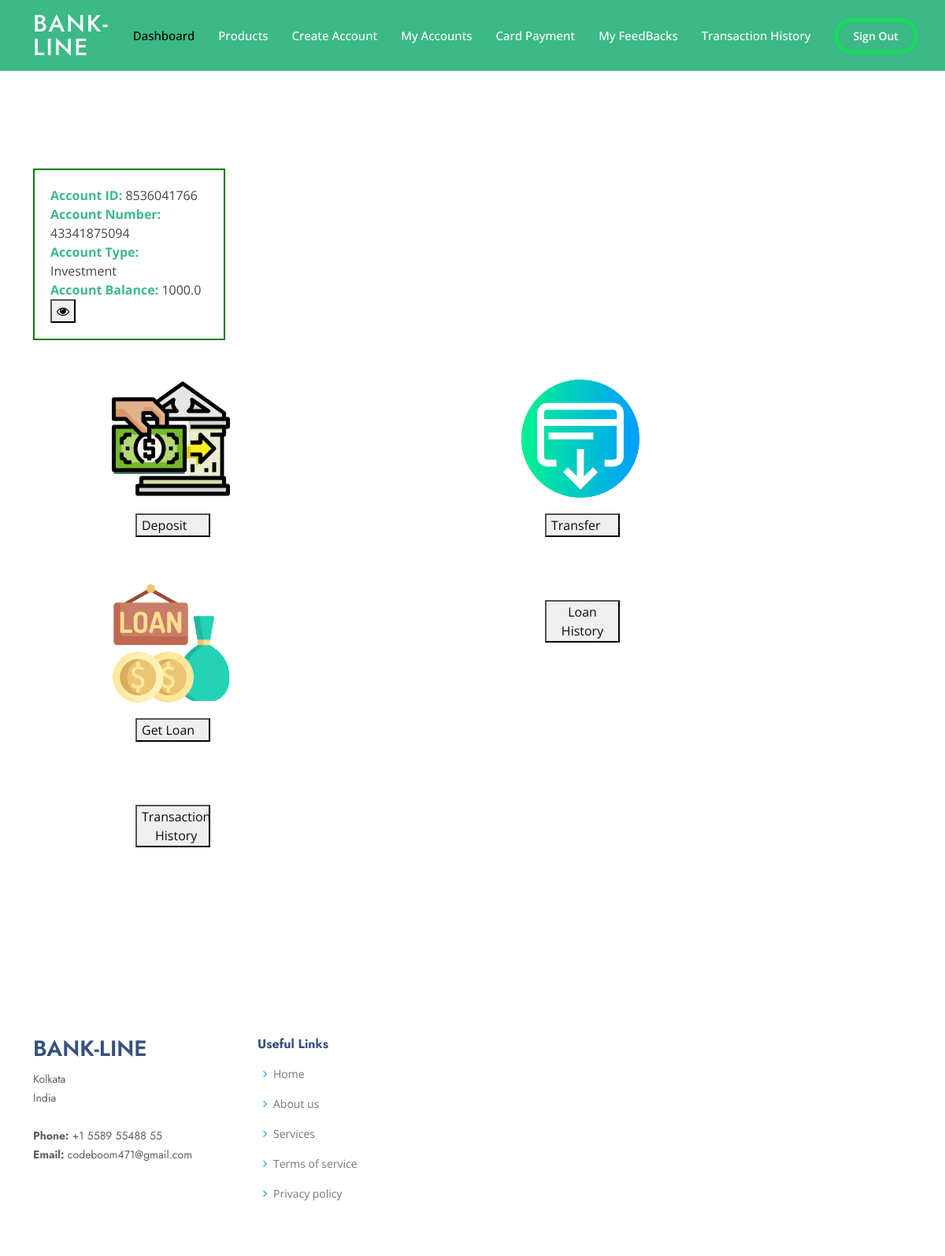
The app's page /dashboard (signed in) with its own data.
### model.py (models this page shows)
class Account(db.Model):
    id = db.Column(db.Integer, primary_key=True, default=lambda: random.randint(1000000000, 9999999999))
    account_number = db.Column(db.Integer, unique=True, default=lambda: random.randint(10000000000, 99999999999))
    user_id = db.Column(db.Integer, db.ForeignKey('user.id'), nullable=False)
    account_type = db.Column(db.String(10))
    balance = db.Column(db.Float, default=0.0)

### app.py (the view)
@app.route('/dashboard')
def dashboard():
    if g.user is None:
        return redirect(url_for('login'))
    user_accounts = Account.query.filter_by(user_id=g.user['id']).all()
    return render_template('dashboard.html', user_accounts=user_accounts)

### app.py (called while the page is built)
def get_user(user_id):
    user = User.query.get(user_id)
    if not user:
        return None
    return {
        'id': user.id, 'email': user.email, 'firstname': user.firstname, 'lastname': user.lastname, 'username': user.username, 'gender': user.gender, 'password': user.password, 'notification_enabled': user.notification_enabled, 'privacy_enabled': user.privacy_enabled, 'account_type': user.account_type
    }

@app.before_request
def load_user():
    user_id = session.get('user_id')
    if user_id is not None:
        g.user = get_user(user_id)
    else:
        g.user = None

### templates/dashboard.html (shortened to what this page needs)
<!DOCTYPE html>
<html lang="en">
<head>
  <link href="https://cdn.jsdelivr.net/npm/bootstrap@5.2.2/dist/css/bootstrap.min.css" rel="stylesheet">
  <link href="../static/assets/vendor/aos/aos.css" rel="stylesheet">
  <link href="../static/assets/vendor/bootstrap/css/bootstrap.min.css" rel="stylesheet">
  <link href="../static/assets/vendor/bootstrap-icons/bootstrap-icons.css" rel="stylesheet">
  <link href="../static/assets/vendor/boxicons/css/boxicons.min.css" rel="stylesheet">
  <link href="../static/assets/vendor/glightbox/css/glightbox.min.css" rel="stylesheet">
  <link href="../static/assets/vendor/remixicon/remixicon.css" rel="stylesheet">
  <link href="../static/assets/vendor/swiper/swiper-bundle.min.css" rel="stylesheet">
  <link href="../static/assets/css/style.css" rel="stylesheet">
<link rel="stylesheet" href="https://cdnjs.cloudflare.com/ajax/libs/font-awesome/4.7.0/css/font-awesome.min.css">
</head>
<header id="header" class="fixed-top " >
  <div class="container d-flex align-items-center">
    <h1 class="logo me-auto"><a href="/dashboard">Bank-Line</a></h1>
    <nav id="navbar" class="navbar">
      <ul>
        <li><a class="nav-link scrollto active" href="/dashboard">Dashboard</a></li>
        <li><a class="nav-link scrollto" href="/products">Products</a></li>
        <li><a class="nav-link scrollto" href="/createaccount">Create Account</a></li>
        <li><a class="nav-link scrollto" href="/accounts">My Accounts</a></li>
        <li><a class="nav-link scrollto" href="/cardpayment">Card Payment</a></li>
        <li><a class="nav-link scrollto" href="/feedbacks">My FeedBacks</a></li>
        <li><a class="nav-link scrollto" href="/history">Transaction History</a></li>
        <li><a class="getstarted scrollto" href="/signout">Sign Out</a></li>
      </ul>
    </nav>
  </div>
</header>
<body>
<br><br>
      <h1 id="pp" data-aos="zoom-in" data-aos-delay="100" style="color: white;">Welcome {{ g.user.username }}!</h1></a>
{% if user_accounts%}
  <main>
    {% for account in user_accounts %}
      <section>
        <div class="container" data-aos="fade-up" style="margin-top: 50px;">
          <div class="row">
              <div class="col-md-6 d-flex align-items-stretch" data-aos="zoom-in" data-aos-delay="100">
                  <div class="icon-box" style="border: 2px solid green; padding: 20px;">
                      <div class="dish">
                          <ul>
                              <li> <strong style="color: #3bb986">Account ID: </strong>{{ account.id }}</li>
                              <li> <strong style="color: #3bb986">Account Number: </strong>{{ account.account_number }}</li>
                              <li> <strong style="color: #3bb986">Account Type: </strong>{{ account.account_type }}</li>
                              <li>
                                  <strong style="color: #3bb986">Account Balance: </strong> <span id="balance-{{ account.id }}">{{ account.balance }}</span>
                                  <button onclick="toggleBalance(this)" data-target="balance-{{ account.id }}">
                                      <i class="fa fa-eye"></i>
                                  </button>
                              </li>
                          </ul>
                      </div>
                  </div>
              </div>
          </div>
      </div>
      <div class="container" data-aos="fade-up" style="margin-top: 50px;" style="padding-left: 100px;" >
        <div class="row" style="padding-left: 100px;" >
          <div class="col-md-6 d-flex align-items-stretch" data-aos="zoom-in" data-aos-delay="100">
            <div class="icon-box" >
              <a href="/deposit"><div class="icon" id="imj"><img style="width: 150px;" src="../static/bank.png" alt=""></div>
              <button class="col-md-5 d-flex align-items-stretch mt-4 mt-md-0" id="button1" >  Deposit </a></button>
            </div>
          </div>
        <div class="col-md-6 d-flex align-items-stretch mt-4 mt-md-0" data-aos="zoom-in" data-aos-delay="200">
          <div class="icon-box">
            <a href="/transaction"><div class="icon" id="imj"><img style="width: 150px;" src="../static/withdrawal.png" alt=""></div>
            <button class="col-md-5 d-flex align-items-stretch mt-4 mt-md-0" id="button1" >Transfer </a></button>
          </div>
        </div>
        <div class="col-md-6 d-flex align-items-stretch mt-4 mt-xl-0" data-aos="zoom-in" data-aos-delay="400" style="padding-top: 60px;">
          <div class="icon-box" >
            <a href="/request_loan"><div class="icon" id="imj"><img style="width: 150px;" src="../static/loan.png" alt=""></div>
            <button class="col-md-5 d-flex align-items-stretch mt-4 mt-md-0" id="button1" >Get Loan </a></button>
          </div>
        </div>
        <div class="col-md-6 d-flex align-items-stretch mt-4 mt-xl-0" data-aos="zoom-in" data-aos-delay="300" style="padding-top: 60px;">
          <div class="icon-box" >
            <a href="{{ url_for('loan_history', account_id=account.id) }}">
            <button class="col-md-5 d-flex align-items-stretch mt-4 mt-md-0" id="button1" >Loan History </a></button>
          </div>
        </div>
        <div class="col-md-6 d-flex align-items-stretch mt-4 mt-xl-0" data-aos="zoom-in" data-aos-delay="400" style="padding-top: 60px;">
          <div class="icon-box" >
            <a href="{{ url_for('history') }}"><div class="icon" id="imj"><img style="width: 150px;" src="https://th.bing.com/th/id/OIP.pwJpQTSYPvilIVlgtpQ3yAHaH_?w=182&h=197&c=7&r=0&o=5&dpr=1.3&pid=1.7" alt=""></div>
            <button class="col-md-5 d-flex align-items-stretch mt-4 mt-md-0" id="button1" >Transaction History </a></button>
          </div>
        </div>
      </div>
      <br><br>
    </section>
  {% endfor %}
  </main>
{% endif %}
 <br><br><br>
  <footer id="footer">
    <div class="footer-top">
      <div class="container">
        <div class="row">
          <div class="col-lg-3 col-md-6 footer-contact">
            <h3>Bank-Line</h3>
            <p>
              Kolkata <br>
              India <br><br>
              <strong>Phone:</strong> +1 5589 55488 55<br>
              <strong>Email:</strong> codeboom471@gmail.com<br>
            </p>
          </div>
          <div class="col-lg-3 col-md-6 footer-links">
            <h4>Useful Links</h4>
            <ul>
              <li><i class="bx bx-chevron-right"></i> <a href="#">Home</a></li>
              <li><i class="bx bx-chevron-right"></i> <a href="#">About us</a></li>
              <li><i class="bx bx-chevron-right"></i> <a href="#">Services</a></li>
              <li><i class="bx bx-chevron-right"></i> <a href="#">Terms of service</a></li>
              <li><i class="bx bx-chevron-right"></i> <a href="#">Privacy policy</a></li>
            </ul>
          </div>
        </div>
      </div>
    </div>
  </footer>
</body>
</html>

### static/assets/css/style.css (style rules this page uses)
body { font-family: "Open Sans", sans-serif; color: #444444; }
a { color: #040e12; text-decoration: none; }
h1, h2, h3, h4, h5, h6 { font-family: "Jost", sans-serif; }
#header { transition: all 0.5s; z-index: 997; padding: 15px 0; }
#header .logo { font-size: 30px; margin: 0; padding: 0; line-height: 1; font-weight: 500; letter-spacing: 2px; text-transform: uppercase; }
#header .logo a { color: #fff; }
.navbar { padding: 0; }
.navbar ul { margin: 0; padding: 0; display: flex; list-style: none; align-items: center; }
.navbar li { position: relative; }
.navbar a, .navbar a:focus { display: flex; align-items: center; justify-content: space-between; padding: 10px 0 10px 30px; font-size: 15px; font-weight: 500; color: #fff; white-space: nowrap; transition: 0.3s; }
.navbar a:hover, .navbar .active, .navbar .active:focus, .navbar li:hover>a { color: #000000; }
.navbar .getstarted, .navbar .getstarted:focus { padding: 8px 20px; margin-left: 30px; border-radius: 50px; color: #fff; font-size: 14px; border: 4px solid #12e154; font-weight: 600; }
section { padding: 60px 0; overflow: hidden; }
#footer { font-size: 14px; background: #37517e; }
#footer .footer-top { padding: 60px 0 30px 0; background: #fff; }
#footer .footer-top .footer-contact { margin-bottom: 30px; }
#footer .footer-top .footer-contact h3 { font-size: 28px; margin: 0 0 10px 0; padding: 2px 0 2px 0; line-height: 1; text-transform: uppercase; font-weight: 600; color: #37517e; }
#footer .footer-top .footer-contact p { font-size: 14px; line-height: 24px; margin-bottom: 0; font-family: "Jost", sans-serif; color: #5e5e5e; }
#footer .footer-top h4 { font-size: 16px; font-weight: bold; color: #37517e; position: relative; padding-bottom: 12px; }
#footer .footer-top .footer-links { margin-bottom: 30px; }
#footer .footer-top .footer-links ul { list-style: none; padding: 0; margin: 0; }
#footer .footer-top .footer-links ul i { padding-right: 2px; color: #47b2e4; font-size: 18px; line-height: 1; }
#footer .footer-top .footer-links ul li { padding: 10px 0; display: flex; align-items: center; }
#footer .footer-top .footer-links ul li:first-child { padding-top: 0; }
#footer .footer-top .footer-links ul a { color: #777777; transition: 0.3s; display: inline-block; line-height: 1; }
#header { width: 100%; background: #3bb986; }
#button1 { width: 95px; margin-left: 30px; }
#imj { margin-bottom: 20px; }
#pp { text-align: center; color: white; }
img { display: block; margin-left: auto; margin-right: auto; width: 60%; }
.dish { width: 200px; list-style: none; text-decoration: none; list-style-type: none; padding: 0; margin: 0; border-color: #3bb986; }
ul { list-style-type: none; padding: 0; margin: 0; }

### records on screen
Account: id "8536041766", account_number "43341875094", account_type "Investment", balance "1000.0"
